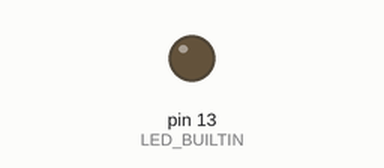
This sketch was run on a simulated Arduino Uno, built with avr-gcc and run on an emulated ATmega328P. Shown: output pins drawn as LEDs (lit = HIGH). At 7.5 s the program stops and its outputs stay as they are.

Above: at 1.99 s.
At 7.6 s:
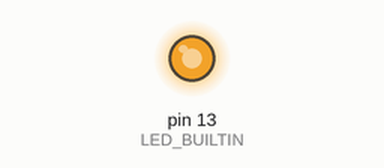
Timing chart, 0 to 9.0 s (numbered marks = the images above):
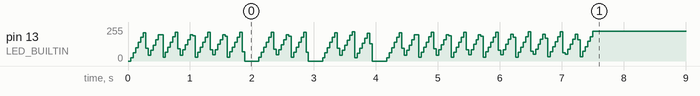

The sketch:

MaryHadALittleLamb.ino
```cpp
// the setup function runs once when you press reset or power the board
void setup() {
  // initialize digital pin LED_BUILTIN as an output.
  pinMode(LED_BUILTIN, OUTPUT);
}

void playNote(float freq, float duration) {
  float period = 1 / freq;
  float numPeriods = duration / period;
  for(int t = 0; t < numPeriods; t = t + 1)
  {
    float f = t / (float)numPeriods;
    digitalWrite(LED_BUILTIN, HIGH);   // turn the LED on (HIGH is the voltage level)
    delayMicroseconds(1000000 * period * f);                       // wait for a second
    digitalWrite(LED_BUILTIN, LOW);    // turn the LED off by making the voltage LOW
    delayMicroseconds(1000000 * period * (1-f));                       // wait for a second
  }
}

// the loop function runs over and over again forever
void loop() {
  float Afreq = 440;
  float Gfreq = Afreq / 1.06 / 1.06;
  float Ffreq = Gfreq / 1.06 / 1.06;
  float Cfreq = Afreq * 1.06 * 1.06 * 1.06;
  float duration = 0.25;
  playNote(Afreq, duration);
  playNote(Gfreq, duration);
  playNote(Ffreq, duration);
  playNote(Gfreq, duration);
  playNote(Afreq, duration);
  playNote(Afreq, duration);
  playNote(Afreq, duration);
  delay(1000 * duration);
  playNote(Gfreq, duration);
  playNote(Gfreq, duration);
  playNote(Gfreq, duration);
  delay(1000 * duration);
  playNote(Afreq, duration);
  playNote(Cfreq, duration);
  playNote(Cfreq, duration);
  delay(1000 * duration);
  playNote(Afreq, duration);
  playNote(Gfreq, duration);
  playNote(Ffreq, duration);
  playNote(Gfreq, duration);
  playNote(Afreq, duration);
  playNote(Afreq, duration);
  playNote(Afreq, duration);
  playNote(Afreq, duration);
  playNote(Gfreq, duration);
  playNote(Gfreq, duration);
  playNote(Afreq, duration);
  playNote(Gfreq, duration);
  playNote(Ffreq, duration);


  for(;;);
}
```
